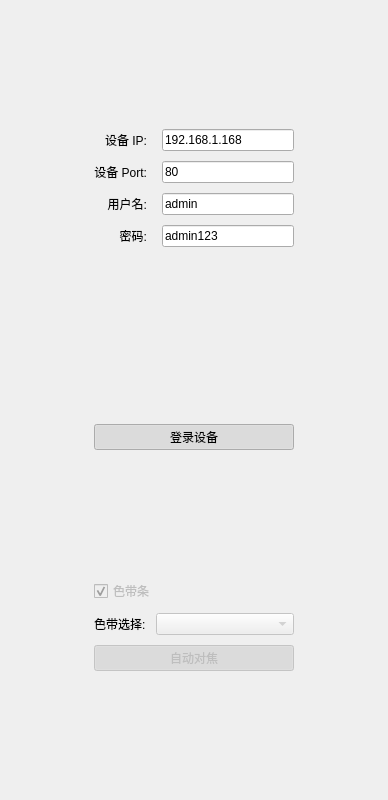
<?xml version="1.0" encoding="UTF-8"?>
<ui version="4.0">
 <class>GuideInterface</class>
 <widget class="QWidget" name="GuideInterface">
  <property name="geometry">
   <rect>
    <x>0</x>
    <y>0</y>
    <width>388</width>
    <height>800</height>
   </rect>
  </property>
  <property name="windowTitle">
   <string>Form</string>
  </property>
  <layout class="QHBoxLayout" name="horizontalLayout">
   <item>
    <spacer name="guideHorizontalSpacer_1">
     <property name="orientation">
      <enum>Qt::Horizontal</enum>
     </property>
     <property name="sizeHint" stdset="0">
      <size>
       <width>40</width>
       <height>20</height>
      </size>
     </property>
    </spacer>
   </item>
   <item>
    <layout class="QVBoxLayout" name="guideVerticalLayout_1">
     <property name="spacing">
      <number>10</number>
     </property>
     <item>
      <spacer name="guideVerticalSpacer_1">
       <property name="orientation">
        <enum>Qt::Vertical</enum>
       </property>
       <property name="sizeHint" stdset="0">
        <size>
         <width>20</width>
         <height>40</height>
        </size>
       </property>
      </spacer>
     </item>
     <item>
      <layout class="QGridLayout" name="guideGridLayout_1" columnstretch="0,1">
       <property name="leftMargin">
        <number>0</number>
       </property>
       <property name="rightMargin">
        <number>0</number>
       </property>
       <property name="horizontalSpacing">
        <number>15</number>
       </property>
       <property name="verticalSpacing">
        <number>10</number>
       </property>
       <item row="1" column="1">
        <widget class="LineEdit" name="guidePortLineEdit">
         <property name="text">
          <string>80</string>
         </property>
         <property name="placeholderText">
          <string>80</string>
         </property>
        </widget>
       </item>
       <item row="0" column="1">
        <widget class="LineEdit" name="guideIpLineEdit">
         <property name="text">
          <string>192.168.1.168</string>
         </property>
         <property name="placeholderText">
          <string>192.168.1.168</string>
         </property>
        </widget>
       </item>
       <item row="1" column="0">
        <widget class="BodyLabel" name="guideLabel_2">
         <property name="text">
          <string>设备 Port:</string>
         </property>
         <property name="alignment">
          <set>Qt::AlignRight|Qt::AlignTrailing|Qt::AlignVCenter</set>
         </property>
        </widget>
       </item>
       <item row="2" column="0">
        <widget class="BodyLabel" name="guideLabel_3">
         <property name="text">
          <string>用户名:</string>
         </property>
         <property name="alignment">
          <set>Qt::AlignRight|Qt::AlignTrailing|Qt::AlignVCenter</set>
         </property>
        </widget>
       </item>
       <item row="2" column="1">
        <widget class="LineEdit" name="guideUserLineEdit">
         <property name="text">
          <string>admin</string>
         </property>
         <property name="placeholderText">
          <string>admin</string>
         </property>
        </widget>
       </item>
       <item row="0" column="0">
        <widget class="BodyLabel" name="guideLabel_1">
         <property name="text">
          <string>设备 IP:</string>
         </property>
         <property name="alignment">
          <set>Qt::AlignRight|Qt::AlignTrailing|Qt::AlignVCenter</set>
         </property>
        </widget>
       </item>
       <item row="3" column="0">
        <widget class="BodyLabel" name="guideLabel_4">
         <property name="text">
          <string>密码:</string>
         </property>
         <property name="alignment">
          <set>Qt::AlignRight|Qt::AlignTrailing|Qt::AlignVCenter</set>
         </property>
        </widget>
       </item>
       <item row="3" column="1">
        <widget class="PasswordLineEdit" name="guidePasswordLineEdit">
         <property name="text">
          <string>admin123</string>
         </property>
        </widget>
       </item>
      </layout>
     </item>
     <item>
      <spacer name="guideVerticalSpacer_2">
       <property name="orientation">
        <enum>Qt::Vertical</enum>
       </property>
       <property name="sizeHint" stdset="0">
        <size>
         <width>20</width>
         <height>167</height>
        </size>
       </property>
      </spacer>
     </item>
     <item>
      <widget class="TogglePushButton" name="guideLoadButton">
       <property name="minimumSize">
        <size>
         <width>200</width>
         <height>0</height>
        </size>
       </property>
       <property name="maximumSize">
        <size>
         <width>16777215</width>
         <height>16777215</height>
        </size>
       </property>
       <property name="text">
        <string>登录设备</string>
       </property>
       <property name="checkable">
        <bool>true</bool>
       </property>
       <property name="checked">
        <bool>true</bool>
       </property>
      </widget>
     </item>
     <item>
      <spacer name="guideVerticalSpacer_3">
       <property name="orientation">
        <enum>Qt::Vertical</enum>
       </property>
       <property name="sizeHint" stdset="0">
        <size>
         <width>20</width>
         <height>40</height>
        </size>
       </property>
      </spacer>
     </item>
     <item>
      <layout class="QHBoxLayout" name="guideHorizontalLayout_1">
       <property name="leftMargin">
        <number>0</number>
       </property>
       <property name="rightMargin">
        <number>0</number>
       </property>
       <item>
        <widget class="CheckBox" name="guideColorCheckBox">
         <property name="enabled">
          <bool>false</bool>
         </property>
         <property name="text">
          <string>色带条</string>
         </property>
         <property name="checked">
          <bool>true</bool>
         </property>
        </widget>
       </item>
       <item>
        <spacer name="guideHorizontalSpacer_2">
         <property name="orientation">
          <enum>Qt::Horizontal</enum>
         </property>
         <property name="sizeHint" stdset="0">
          <size>
           <width>40</width>
           <height>20</height>
          </size>
         </property>
        </spacer>
       </item>
      </layout>
     </item>
     <item>
      <layout class="QHBoxLayout" name="guideHorizontalLayout_2" stretch="0,1">
       <item>
        <widget class="BodyLabel" name="guideLabel_5">
         <property name="text">
          <string>色带选择:</string>
         </property>
        </widget>
       </item>
       <item>
        <widget class="ComboBox" name="guideColorComboBox">
         <property name="enabled">
          <bool>false</bool>
         </property>
        </widget>
       </item>
      </layout>
     </item>
     <item>
      <widget class="PrimaryPushButton" name="guideFocalButton">
       <property name="enabled">
        <bool>false</bool>
       </property>
       <property name="text">
        <string>自动对焦</string>
       </property>
       <property name="checkable">
        <bool>true</bool>
       </property>
       <property name="checked">
        <bool>true</bool>
       </property>
      </widget>
     </item>
     <item>
      <spacer name="guideVerticalSpacer_4">
       <property name="orientation">
        <enum>Qt::Vertical</enum>
       </property>
       <property name="sizeHint" stdset="0">
        <size>
         <width>20</width>
         <height>40</height>
        </size>
       </property>
      </spacer>
     </item>
    </layout>
   </item>
   <item>
    <spacer name="guideHorizontalSpacer_3">
     <property name="orientation">
      <enum>Qt::Horizontal</enum>
     </property>
     <property name="sizeHint" stdset="0">
      <size>
       <width>40</width>
       <height>20</height>
      </size>
     </property>
    </spacer>
   </item>
  </layout>
 </widget>
 <customwidgets>
  <customwidget>
   <class>PrimaryPushButton</class>
   <extends>QPushButton</extends>
   <header>qfluentwidgets</header>
  </customwidget>
  <customwidget>
   <class>BodyLabel</class>
   <extends>QLabel</extends>
   <header>qfluentwidgets</header>
  </customwidget>
  <customwidget>
   <class>TogglePushButton</class>
   <extends>QPushButton</extends>
   <header>qfluentwidgets</header>
  </customwidget>
  <customwidget>
   <class>ComboBox</class>
   <extends>QComboBox</extends>
   <header>qfluentwidgets</header>
  </customwidget>
  <customwidget>
   <class>LineEdit</class>
   <extends>QLineEdit</extends>
   <header>qfluentwidgets</header>
  </customwidget>
  <customwidget>
   <class>PasswordLineEdit</class>
   <extends>QLineEdit</extends>
   <header>qfluentwidgets</header>
  </customwidget>
  <customwidget>
   <class>CheckBox</class>
   <extends>QCheckBox</extends>
   <header>qfluentwidgets</header>
  </customwidget>
 </customwidgets>
 <resources>
  <include location="../resource.qrc"/>
 </resources>
 <connections/>
</ui>
